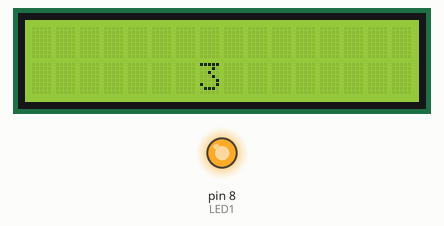
This sketch was run on a simulated Arduino Uno, built with avr-gcc and run on an emulated ATmega328P. Parts: 16×2 character LCD, output pins drawn as LEDs (lit = HIGH).

Above: at 3.3 s.
At 9.7 s:
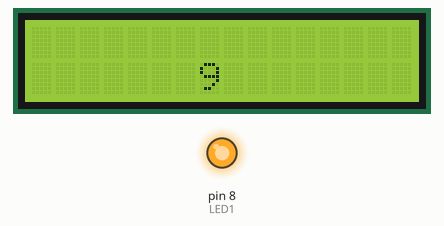
At 19.3 s:
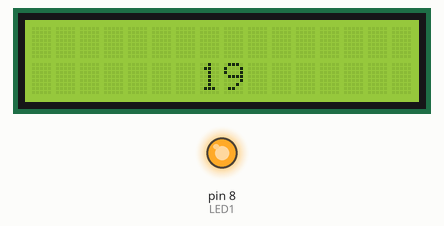
At 38.5 s:
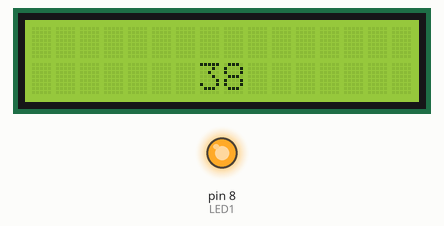
Timing chart, 0 to 40.0 s (numbered marks = the images above):
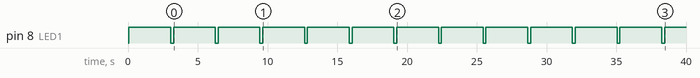

The sketch:

Probelauf111_testmili.ino
```cpp
#include <LiquidCrystal.h>
int LED1 =8;
LiquidCrystal lcd(12, 11, 5, 4, 3, 2);

void setup() {


 Serial.begin(9600);
  lcd.begin(16, 2);

pinMode (LED1,OUTPUT);
}

void loop() {
  unsigned long A = millis();
  while(millis()-A< 3000){
    digitalWrite(LED1,HIGH);
    }
    digitalWrite(LED1,LOW);

   lcd.setCursor(7, 1);
lcd.print(millis() / 1000);
    delay(200);
}
```

Measured:
- by itself, pin 8 (LED1): alternates HIGH for 3.0 s and LOW for 0.20 s
- what the display in image 0 shows lasts 3.2 s, from 3.1 s to 6.3 s
